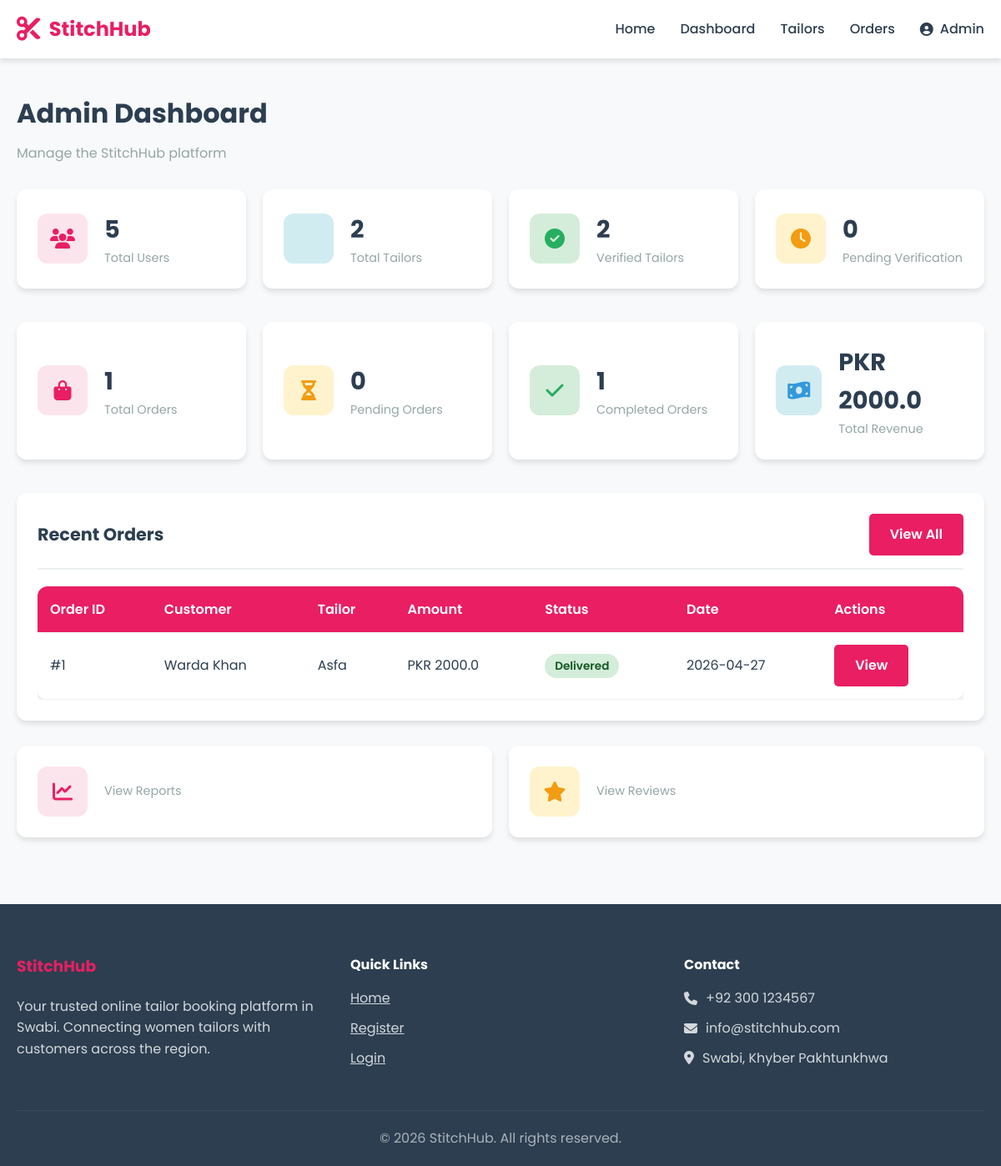
The page /admin/dashboard (signed in) on the database its author committed.
### models.py (models this page shows, shortened)
class User(db.Model, UserMixin):
    __tablename__ = 'users'
    id = db.Column(db.Integer, primary_key=True, autoincrement=True)
    name = db.Column(db.String(100), nullable=False)
    email = db.Column(db.String(100), nullable=False, unique=True)
    password = db.Column(db.String(255), nullable=False)
    role = db.Column(db.String(20), nullable=False, default='customer')
    phone = db.Column(db.String(20))
    phone_verified = db.Column(db.Boolean, default=False)
    is_verified = db.Column(db.Boolean, default=False)
    address = db.Column(db.Text)
    bio = db.Column(db.Text)
    profile_pic = db.Column(db.String(255), default='default.png')
    is_active = db.Column(db.Boolean, default=True)
    created_at = db.Column(db.DateTime, default=datetime.utcnow)
    updated_at = db.Column(db.DateTime, default=datetime.utcnow, onupdate=datetime.utcnow)
    orders_placed = db.relationship('Order', foreign_keys='Order.customer_id', lazy='dynamic')
    orders_received = db.relationship('Order', foreign_keys='Order.tailor_id', lazy='dynamic')
    measurements = db.relationship('Measurement', lazy='dynamic')
    tailor_profile = db.relationship('TailorProfile', backref='user', uselist=False)

class Order(db.Model):
    __tablename__ = 'orders'
    id = db.Column(db.Integer, primary_key=True, autoincrement=True)
    customer_id = db.Column(db.Integer, db.ForeignKey('users.id', ondelete='CASCADE'), nullable=False)
    tailor_id = db.Column(db.Integer, db.ForeignKey('users.id', ondelete='CASCADE'), nullable=False)
    design_id = db.Column(db.Integer, db.ForeignKey('designs.id', ondelete='SET NULL'))
    measurement_id = db.Column(db.Integer, db.ForeignKey('measurements.id', ondelete='SET NULL'))
    status = db.Column(db.String(20), default='pending')
    delivery_type = db.Column(db.String(20), default='pickup')
    delivery_address = db.Column(db.Text)
    total_amount = db.Column(db.Float, nullable=False)
    commission_amount = db.Column(db.Float, default=0)
    notes = db.Column(db.Text)
    created_at = db.Column(db.DateTime, default=datetime.utcnow)
    updated_at = db.Column(db.DateTime, default=datetime.utcnow, onupdate=datetime.utcnow)
    payments = db.relationship('Payment', backref='order', lazy='dynamic')
    @property
    def customer(self):
        return User.query.get(self.customer_id)
    @property
    def tailor(self):
        return User.query.get(self.tailor_id)

### app/routes/admin.py (the view)
@admin_bp.route('/dashboard')
@login_required
@admin_required
def dashboard():
    total_users = User.query.count()
    total_tailors = User.query.filter_by(role='tailor').count()
    verified_tailors = User.query.join(TailorProfile).filter(
        TailorProfile.verification_status == 'verified'
    ).count()
    pending_tailors = User.query.join(TailorProfile).filter(
        TailorProfile.verification_status == 'pending'
    ).count()
    total_orders = Order.query.count()
    pending_orders = Order.query.filter_by(status='pending').count()
    completed_orders = Order.query.filter(Order.status.in_(['completed', 'delivered'])).count()
    total_revenue = db.session.query(func.sum(Payment.amount)).filter(
        Payment.status == 'paid_to_admin'
    ).scalar() or 0
    recent_orders = Order.query.order_by(Order.created_at.desc()).limit(10).all()
    return render_template('admin/dashboard.html',
                           total_users=total_users,
                           total_tailors=total_tailors,
                           verified_tailors=verified_tailors,
                           pending_tailors=pending_tailors,
                           total_orders=total_orders,
                           pending_orders=pending_orders,
                           completed_orders=completed_orders,
                           total_revenue=total_revenue,
                           recent_orders=recent_orders)

### templates/admin/dashboard.html (shortened to what this page needs)
{% extends "base.html" %}
{% block content %}
<div class="container">
    <div class="dashboard-header">
        <h1>Admin Dashboard</h1>
        <p class="text-muted">Manage the StitchHub platform</p>
    </div>
    <div class="stats-grid">
        <a href="{{ url_for('admin.customers') }}" class="stat-card" style="text-decoration: none; color: inherit;">
            <div class="stat-icon primary">
                <i class="fas fa-users"></i>
            </div>
            <div class="stat-content">
                <h3>{{ total_users }}</h3>
                <p>Total Users</p>
            </div>
        </a>
        <a href="{{ url_for('admin.tailors') }}" class="stat-card" style="text-decoration: none; color: inherit;">
            <div class="stat-icon info">
            </div>
            <div class="stat-content">
                <h3>{{ total_tailors }}</h3>
                <p>Total Tailors</p>
            </div>
        </a>
        <a href="{{ url_for('admin.tailors', status='verified') }}" class="stat-card" style="text-decoration: none; color: inherit;">
            <div class="stat-icon success">
                <i class="fas fa-check-circle"></i>
            </div>
            <div class="stat-content">
                <h3>{{ verified_tailors }}</h3>
                <p>Verified Tailors</p>
            </div>
        </a>
        <a href="{{ url_for('admin.tailors', status='pending') }}" class="stat-card" style="text-decoration: none; color: inherit;">
            <div class="stat-icon warning">
                <i class="fas fa-clock"></i>
            </div>
            <div class="stat-content">
                <h3>{{ pending_tailors }}</h3>
                <p>Pending Verification</p>
            </div>
        </a>
    </div>
    <div class="stats-grid">
        <a href="{{ url_for('admin.orders') }}" class="stat-card" style="text-decoration: none; color: inherit;">
            <div class="stat-icon primary">
                <i class="fas fa-shopping-bag"></i>
            </div>
            <div class="stat-content">
                <h3>{{ total_orders }}</h3>
                <p>Total Orders</p>
            </div>
        </a>
        <a href="{{ url_for('admin.orders', status='pending') }}" class="stat-card" style="text-decoration: none; color: inherit;">
            <div class="stat-icon warning">
                <i class="fas fa-hourglass-half"></i>
            </div>
            <div class="stat-content">
                <h3>{{ pending_orders }}</h3>
                <p>Pending Orders</p>
            </div>
        </a>
        <a href="{{ url_for('admin.orders', status='delivered') }}" class="stat-card" style="text-decoration: none; color: inherit;">
            <div class="stat-icon success">
                <i class="fas fa-check"></i>
            </div>
            <div class="stat-content">
                <h3>{{ completed_orders }}</h3>
                <p>Completed Orders</p>
            </div>
        </a>
        <a href="{{ url_for('admin.payments') }}" class="stat-card" style="text-decoration: none; color: inherit;">
            <div class="stat-icon info">
                <i class="fas fa-money-bill-wave"></i>
            </div>
            <div class="stat-content">
                <h3>PKR {{ total_revenue }}</h3>
                <p>Total Revenue</p>
            </div>
        </a>
    </div>
    <div class="card">
        <div class="card-header">
            <h2 class="card-title">Recent Orders</h2>
            <a href="{{ url_for('admin.orders') }}" class="btn btn-primary">View All</a>
        </div>
        {% if recent_orders %}
        <div class="table-container">
            <table>
                <thead>
                    <tr>
                        <th>Order ID</th>
                        <th>Customer</th>
                        <th>Tailor</th>
                        <th>Amount</th>
                        <th>Status</th>
                        <th>Date</th>
                        <th>Actions</th>
                    </tr>
                </thead>
                <tbody>
                    {% for order in recent_orders %}
                    <tr>
                        <td>#{{ order.id }}</td>
                        <td>{{ order.customer.name }}</td>
                        <td>{{ order.tailor.name }}</td>
                        <td>PKR {{ order.total_amount }}</td>
                        <td>
                            <span class="badge badge-{{ order.status }}">{{ order.status|title }}</span>
                        </td>
                        <td>{{ order.created_at.strftime('%Y-%m-%d') }}</td>
                        <td>
                            <a href="{{ url_for('admin.order_detail', order_id=order.id) }}" class="btn btn-primary btn-sm">View</a>
                        </td>
                    </tr>
                    {% endfor %}
                </tbody>
            </table>
        </div>
        {% else %}
        <div class="empty-state">
            <i class="fas fa-shopping-bag"></i>
            <p>No orders yet.</p>
        </div>
        {% endif %}
    </div>
    <div class="stats-grid mt-3">
        <a href="{{ url_for('admin.reports') }}" class="stat-card" style="text-decoration: none; color: inherit;">
            <div class="stat-icon primary">
                <i class="fas fa-chart-line"></i>
            </div>
            <div class="stat-content">
                <p>View Reports</p>
            </div>
        </a>
        <a href="{{ url_for('admin.reviews') }}" class="stat-card" style="text-decoration: none; color: inherit;">
            <div class="stat-icon warning">
                <i class="fas fa-star"></i>
            </div>
            <div class="stat-content">
                <p>View Reviews</p>
            </div>
        </a>
    </div>
</div>
{% endblock %}

### templates/base.html (shortened to what this page needs)
<!DOCTYPE html>
<html lang="en">
<head>
    <link rel="stylesheet" href="{{ url_for('static', filename='css/style.css') }}">
    <link rel="stylesheet" href="https://cdnjs.cloudflare.com/ajax/libs/font-awesome/6.4.0/css/all.min.css">
</head>
<body>
    <nav class="navbar">
        <div class="container">
            <div class="logo">
                <i class="fas fa-scissors"></i>
                <span>StitchHub</span>
            </div>
            <ul class="nav-links">
                <li><a href="{{ url_for('index') }}">Home</a></li>
                {% if current_user.is_authenticated %}
                    {% if current_user.role == 'admin' %}
                        <li><a href="{{ url_for('admin.dashboard') }}">Dashboard</a></li>
                        <li><a href="{{ url_for('admin.tailors') }}">Tailors</a></li>
                        <li><a href="{{ url_for('admin.orders') }}">Orders</a></li>
                    {% elif current_user.role == 'tailor' %}
                        <li><a href="{{ url_for('tailor.dashboard') }}">Dashboard</a></li>
                        <li><a href="{{ url_for('tailor.designs') }}">Designs</a></li>
                        <li><a href="{{ url_for('tailor.orders') }}">Orders</a></li>
                    {% else %}
                        <li><a href="{{ url_for('customer.dashboard') }}">Dashboard</a></li>
                        <li><a href="{{ url_for('customer.tailors') }}">Find Tailors</a></li>
                        <li><a href="{{ url_for('customer.measurements') }}">Measurements</a></li>
                    {% endif %}
                    <li class="user-menu">
                        <a href="#" class="user-toggle">
                            <i class="fas fa-user-circle"></i> {{ current_user.name }}
                        </a>
                    </li>
                {% else %}
                    <li><a href="{{ url_for('auth.login') }}">Login</a></li>
                    <li><a href="{{ url_for('auth.register') }}" class="btn btn-primary">Register</a></li>
                {% endif %}
            </ul>
        </div>
    </nav>
    <main>
        {% block content %}{% endblock %}
    </main>
    <footer class="footer">
        <div class="container">
            <div class="footer-content">
                <div class="footer-section">
                    <h3>StitchHub</h3>
                    <p>Your trusted online tailor booking platform in Swabi. Connecting women tailors with customers across the region.</p>
                </div>
                <div class="footer-section">
                    <h4>Quick Links</h4>
                    <ul>
                        <li><a href="{{ url_for('index') }}">Home</a></li>
                        <li><a href="{{ url_for('auth.register') }}">Register</a></li>
                        <li><a href="{{ url_for('auth.login') }}">Login</a></li>
                    </ul>
                </div>
                <div class="footer-section">
                    <h4>Contact</h4>
                    <p><i class="fas fa-phone"></i> +92 300 1234567</p>
                    <p><i class="fas fa-envelope"></i> info@stitchhub.com</p>
                    <p><i class="fas fa-map-marker-alt"></i> Swabi, Khyber Pakhtunkhwa</p>
                </div>
            </div>
            <div class="footer-bottom">
                <p>&copy; 2026 StitchHub. All rights reserved.</p>
            </div>
        </div>
    </footer>
</body>
</html>

### rows shown on the page
User: name "Admin"
Order: id "1", customer.name "Warda Khan", tailor.name "Asfa", total_amount "2000.0", status "Delivered", created_at "2026-04-27"

### other values the page prints
{{ total_users }} "5"
{{ total_tailors }} "2"
{{ verified_tailors }} "2"
{{ pending_tailors }} "0"
{{ total_orders }} "1"
{{ pending_orders }} "0"
{{ completed_orders }} "1"
{{ total_revenue }} "2000.0"
